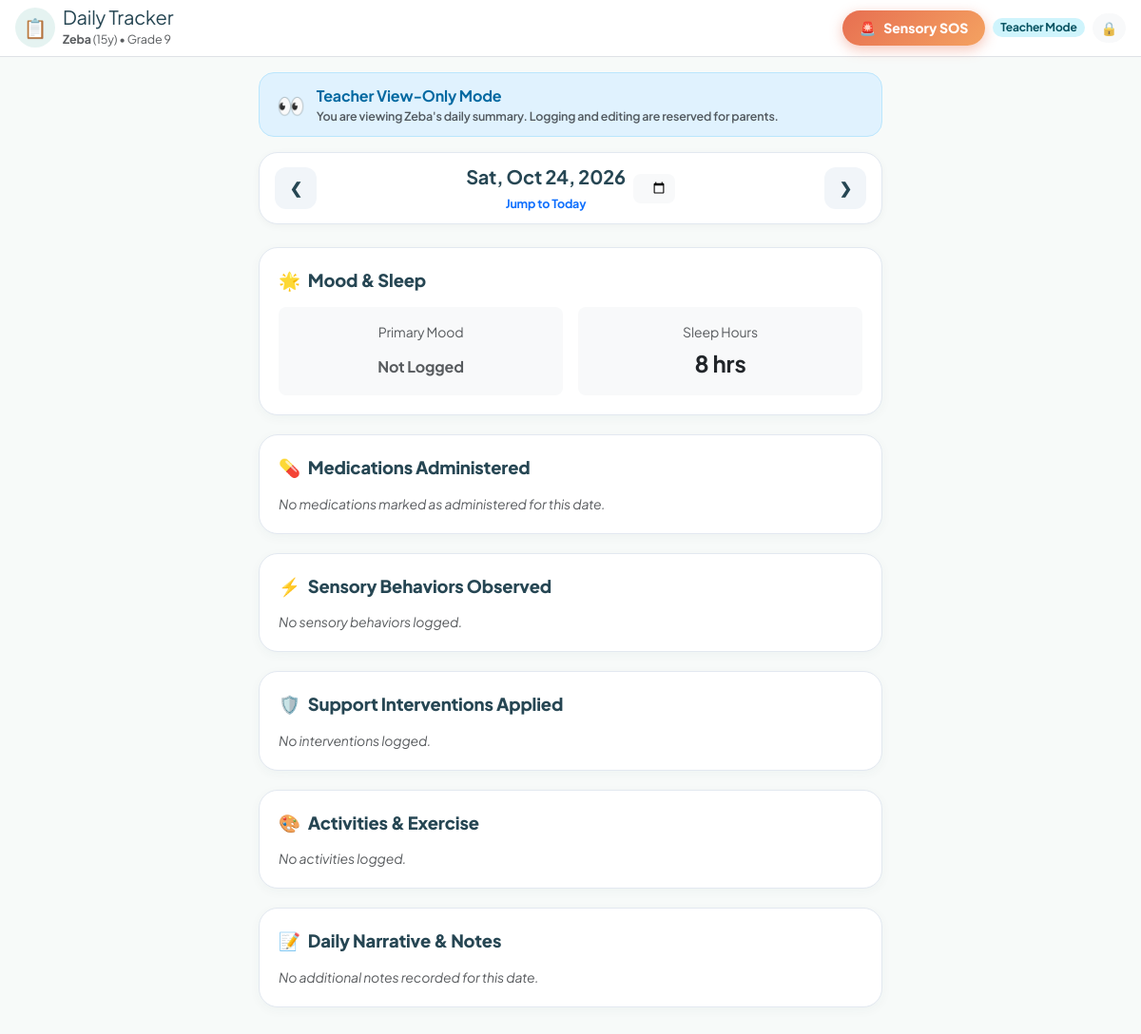
Screenshot of /index.php?date=2026-10-24 (signed in) with the database file from the repository.
### tables this page shows
CREATE TABLE IF NOT EXISTS `master_settings` (
  `id` INT AUTO_INCREMENT PRIMARY KEY,
  `z_name` VARCHAR(100) NOT NULL,
  `z_age` INT NOT NULL,
  `z_class` VARCHAR(100) NOT NULL,
  `z_school` VARCHAR(255) NOT NULL,
  `parent_email_1` VARCHAR(255) NULL,
  `parent_email_2` VARCHAR(255) NULL,
  `active_challenges` TEXT NULL,
  `diagnostic_summary` TEXT NULL
);

### config.php (called while the page is built, shortened)
<?php
function get_master_settings(PDO $pdo) {
    $stmt = $pdo->query("SELECT * FROM master_settings ORDER BY id ASC LIMIT 1");
    $settings = $stmt->fetch();
    $settings['parent_email_1'] = $settings['parent_email_1'] ?? '';
    $settings['parent_email_2'] = $settings['parent_email_2'] ?? '';
    $settings['diagnostic_summary'] = $settings['diagnostic_summary'] ?? '';
    if (isset($settings['active_challenges']) && is_string($settings['active_challenges']) && trim($settings['active_challenges']) !== '') {
        $decoded = json_decode($settings['active_challenges'], true);
        $settings['active_challenges'] = is_array($decoded) ? $decoded : [];
    } else {
        $settings['active_challenges'] = is_array($settings['active_challenges'] ?? null) ? $settings['active_challenges'] : [];
    }
    return $settings;
}

### auth.php (called while the page is built, shortened)
<?php
require_once __DIR__ . '/config.php';
function is_logged_in() {
    return !empty($_SESSION['user_id']) && !empty($_SESSION['role']);
}
function is_parent() {
    return is_logged_in() && $_SESSION['role'] === 'parent';
}
function is_teacher() {
    return is_logged_in() && $_SESSION['role'] === 'teacher';
}
        ?>

### index.php (the view, shortened to what this page needs)
<?php
require_once __DIR__ . '/config.php';
require_once __DIR__ . '/auth.php';
$pdo = get_db_connection();
$settings = get_master_settings($pdo);
$selectedDate = $_GET['date'] ?? date('Y-m-d');
$dateObj = DateTime::createFromFormat('Y-m-d', $selectedDate);
$prevDate = (clone $dateObj)->modify('-1 day')->format('Y-m-d');
$nextDate = (clone $dateObj)->modify('+1 day')->format('Y-m-d');
$isToday = ($selectedDate === date('Y-m-d'));
$displayDate = $dateObj->format('D, M j, Y');
$logStmt = $pdo->prepare("SELECT * FROM z_logs WHERE log_date = ?");
$logStmt->execute([$selectedDate]);
$currentLog = $logStmt->fetch() ?: [];
$selectedMood = $currentLog['overall_mood'] ?? '';
$savedSleep = isset($currentLog['sleep_hours']) ? floatval($currentLog['sleep_hours']) : 8.0;
$savedMeds = !empty($currentLog['medications_json']) ? (json_decode($currentLog['medications_json'], true) ?: []) : [];
$savedBehaviors = !empty($currentLog['sensory_behavior_json']) ? (json_decode($currentLog['sensory_behavior_json'], true) ?: []) : [];
$savedInterventions = !empty($currentLog['interventions_json']) ? (json_decode($currentLog['interventions_json'], true) ?: []) : [];
$savedActivities = !empty($currentLog['activities_json']) ? (json_decode($currentLog['activities_json'], true) ?: []) : [];
$savedNotes = $currentLog['notes'] ?? '';
require_once __DIR__ . '/header.php';
?>
<main class="container py-3" style="max-width: 680px;">
    <?php if (is_teacher()): ?>
        <div class="teacher-banner mb-3 shadow-xs">
            <span class="fs-4">👀</span>
            <div>
                <div class="fw-bold">Teacher View-Only Mode</div>
                <div class="x-small text-muted">You are viewing <?= htmlspecialchars(!empty($settings['z_name']) ? $settings['z_name'] : 'the student') ?>'s daily summary. Logging and editing are reserved for parents.</div>
            </div>
        </div>
    <?php endif; ?>
    <div class="date-nav-card d-flex align-items-center justify-content-between mb-4">
        <a href="index.php?date=<?= $prevDate ?>" class="nav-arrow-btn text-decoration-none" title="Previous Day">
            ❮
        </a>
        <div class="text-center d-flex align-items-center gap-2">
            <div>
                <div class="fw-bold fs-5 text-slate"><?= $displayDate ?></div>
                <?php if ($isToday): ?>
                    <span class="badge bg-success-subtle text-success-emphasis rounded-pill px-2 py-0 x-small fw-bold">Today</span>
                <?php else: ?>
                    <a href="index.php?date=<?= date('Y-m-d') ?>" class="text-decoration-none x-small fw-bold text-primary">Jump to Today</a>
                <?php endif; ?>
            </div>
            <input type="date" id="calendarPicker" class="form-control form-control-sm border-0 bg-light rounded-3 px-2 py-1"
                   value="<?= $selectedDate ?>"
                   style="width: 44px; cursor: pointer; text-indent: -9999px;"
                   onchange="window.location.href='index.php?date=' + this.value;" title="Choose Date">
        </div>
        <a href="index.php?date=<?= $nextDate ?>" class="nav-arrow-btn text-decoration-none" title="Next Day">
            ❯
        </a>
    </div>
    <?php if (is_teacher()): ?>
        <div class="teacher-summary-container">
            <div class="tracker-section-card">
                <div class="section-title">
                    <span>🌟</span> Mood & Sleep
                </div>
                <div class="row g-3">
                    <div class="col-6">
                        <div class="p-3 bg-light rounded-3 text-center">
                            <div class="text-muted small">Primary Mood</div>
                            <div class="fs-4 fw-bold text-primary mt-1">
                                <?= !empty($selectedMood) ? htmlspecialchars($selectedMood) : '<span class="text-muted fs-6">Not Logged</span>' ?>
                            </div>
                        </div>
                    </div>
                    <div class="col-6">
                        <div class="p-3 bg-light rounded-3 text-center">
                            <div class="text-muted small">Sleep Hours</div>
                            <div class="fs-4 fw-bold text-dark mt-1">
                                <?= $savedSleep > 0 ? htmlspecialchars($savedSleep) . ' hrs' : '<span class="text-muted fs-6">Not Logged</span>' ?>
                            </div>
                        </div>
                    </div>
                </div>
            </div>
            <div class="tracker-section-card">
                <div class="section-title">
                    <span>💊</span> Medications Administered
                </div>
                <?php if (!empty($savedMeds)): ?>
                    <div class="d-flex flex-wrap gap-2">
                        <?php foreach ($savedMeds as $med): ?>
                            <span class="badge bg-success-subtle text-success-emphasis border border-success-subtle p-2 fs-6 rounded-3">
                                ✓ <?= htmlspecialchars($med) ?>
                            </span>
                        <?php endforeach; ?>
                    </div>
                <?php else: ?>
                    <p class="text-muted mb-0 small fst-italic">No medications marked as administered for this date.</p>
                <?php endif; ?>
            </div>
            <div class="tracker-section-card">
                <div class="section-title">
                    <span>⚡</span> Sensory Behaviors Observed
                </div>
                <?php if (!empty($savedBehaviors)): ?>
                    <div class="d-flex flex-wrap gap-2">
                        <?php foreach ($savedBehaviors as $b): ?>
                            <span class="badge bg-warning-subtle text-warning-emphasis border border-warning-subtle p-2 rounded-3">
                                <?= htmlspecialchars($b) ?>
                            </span>
                        <?php endforeach; ?>
                    </div>
                <?php else: ?>
                    <p class="text-muted mb-0 small fst-italic">No sensory behaviors logged.</p>
                <?php endif; ?>
            </div>
            <div class="tracker-section-card">
                <div class="section-title">
                    <span>🛡️</span> Support Interventions Applied
                </div>
                <?php if (!empty($savedInterventions)): ?>
                    <div class="d-flex flex-wrap gap-2">
                        <?php foreach ($savedInterventions as $i): ?>
                            <span class="badge bg-info-subtle text-info-emphasis border border-info-subtle p-2 rounded-3">
                                ✓ <?= htmlspecialchars($i) ?>
                            </span>
                        <?php endforeach; ?>
                    </div>
                <?php else: ?>
                    <p class="text-muted mb-0 small fst-italic">No interventions logged.</p>
                <?php endif; ?>
            </div>
            <div class="tracker-section-card">
                <div class="section-title">
                    <span>🎨</span> Activities & Exercise
                </div>
                <?php if (!empty($savedActivities)): ?>
                    <div class="d-flex flex-wrap gap-2">
                        <?php foreach ($savedActivities as $a): ?>
                            <span class="badge bg-purple-subtle text-primary border p-2 rounded-3">
                                <?= htmlspecialchars($a) ?>
                            </span>
                        <?php endforeach; ?>
                    </div>
                <?php else: ?>
                    <p class="text-muted mb-0 small fst-italic">No activities logged.</p>
                <?php endif; ?>
            </div>
            <div class="tracker-section-card">
                <div class="section-title">
                    <span>📝</span> Daily Narrative & Notes
                </div>
                <?php if (!empty($savedNotes)): ?>
                    <div class="p-3 bg-light rounded-3 text-secondary" style="white-space: pre-wrap; font-size: 0.95rem;">
                        <?= nl2br(htmlspecialchars($savedNotes)) ?>
                    </div>
                <?php else: ?>
                    <p class="text-muted mb-0 small fst-italic">No additional notes recorded for this date.</p>
                <?php endif; ?>
            </div>
        </div>
    <?php endif; ?>
</main>
</body>
</html>

### header.php (shortened to what this page needs)
<?php
require_once __DIR__ . '/config.php';
require_once __DIR__ . '/auth.php';
$pdo = get_db_connection();
$settings = get_master_settings($pdo);
?>
<!DOCTYPE html>
<html lang="en">
<head>
    <link href="https://cdn.jsdelivr.net/npm/bootstrap@5.3.3/dist/css/bootstrap.min.css" rel="stylesheet">
    <link rel="stylesheet" href="assets/css/style.css">
</head>
<body class="bg-warm-light">
<header class="navbar navbar-expand bg-white border-bottom sticky-top py-2 px-3 shadow-xs">
    <div class="container-fluid px-0 d-flex justify-content-between align-items-center">
        <div class="d-flex align-items-center gap-2">
            <a href="index.php" class="text-decoration-none">
                <div class="d-flex align-items-center gap-2">
                    <div class="bg-primary-soft rounded-circle p-2 d-flex align-items-center justify-content-center" style="width: 42px; height: 42px;">
                        <span class="fs-5">📋</span>
                    </div>
                    <div>
                        <div class="fw-800 text-slate lh-1 fs-5">Daily Tracker</div>
                        <div class="text-muted x-small mt-1">
                            <strong><?= htmlspecialchars($settings['z_name']) ?></strong> (<?= htmlspecialchars($settings['z_age']) ?>y) &bull; <?= htmlspecialchars($settings['z_class']) ?>
                        </div>
                    </div>
                </div>
            </a>
        </div>
        <div class="d-flex align-items-center gap-2">
            <button type="button" class="btn btn-sos btn-sm rounded-pill" data-bs-toggle="modal" data-bs-target="#sensorySosModal" title="Sensory SOS Protocol">
                <span>🚨</span>
                <span class="d-none d-sm-inline">Sensory SOS</span>
            </button>
            <?php if (is_parent()): ?>
                <a href="admin.php" class="btn btn-outline-secondary btn-sm rounded-pill px-3 py-1 fw-bold" title="Admin Settings">
                    ⚙️ <span class="d-none d-md-inline">Admin</span>
                </a>
            <?php else: ?>
                <span class="badge bg-info-subtle text-info-emphasis rounded-pill px-2 py-1 small">
                    Teacher Mode
                </span>
            <?php endif; ?>
            <a href="auth.php?action=logout" class="btn btn-light btn-sm rounded-pill px-2 py-1 text-muted" title="Lock App">
                🔒
            </a>
        </div>
    </div>
</header>

### assets/css/style.css (style rules this page uses)
:root { --primary-color: #2a9d8f; --primary-hover: #21867a; --primary-soft: rgba(42, 157, 143, 0.12); --secondary-color: #e76f51; --secondary-hover: #d25a3c; --accent-sun: #f4a261; --accent-navy: #264653; --bg-warm: #f7faf9; --card-bg: #ffffff; --text-main: #2b3a42; --text-muted: #6c757d; --border-color: #e2e8f0; --touch-target: 48px; }
body { font-family: 'Plus Jakarta Sans', system-ui, -apple-system, BlinkMacSystemFont, "Segoe UI", Roboto, sans-serif; background-color: var(--bg-warm); color: var(--text-main); -webkit-font-smoothing: antialiased; letter-spacing: -0.01em; }
.text-slate { color: var(--accent-navy); }
.bg-warm-light { background-color: var(--bg-warm); }
.bg-primary-soft { background-color: var(--primary-soft); color: var(--primary-color); }
.x-small { font-size: 0.78rem; }
.btn-sos { background: linear-gradient(135deg, #e76f51, #f4a261); color: #ffffff; font-weight: 800; border: none; border-radius: 50px; padding: 8px 18px; box-shadow: 0 4px 14px rgba(231, 111, 81, 0.4); display: inline-flex; align-items: center; gap: 8px; animation: sosPulse 2.5s infinite; }
.date-nav-card { background: #ffffff; border: 1px solid var(--border-color); border-radius: 20px; padding: 10px 16px; box-shadow: 0 2px 8px rgba(0, 0, 0, 0.04); }
.nav-arrow-btn { width: 44px; height: 44px; border-radius: 12px; background: #f1f5f9; border: none; color: var(--accent-navy); font-weight: bold; display: flex; align-items: center; justify-content: center; transition: background 0.15s ease; }
.tracker-section-card { background: #ffffff; border: 1px solid var(--border-color); border-radius: 20px; padding: 20px; margin-bottom: 20px; box-shadow: 0 3px 12px rgba(38, 70, 83, 0.04); transition: transform 0.2s ease, box-shadow 0.2s ease; }
.section-title { font-size: 1.15rem; font-weight: 800; color: var(--accent-navy); display: flex; align-items: center; gap: 8px; margin-bottom: 14px; }
.teacher-banner { background: #e0f2fe; border: 1px solid #bae6fd; color: #0369a1; border-radius: 16px; padding: 12px 18px; display: flex; align-items: center; gap: 12px; font-weight: 600; }

### rows the page displays
master_settings: z_name "Zeba", z_age "15", z_class "Grade 9"

### other values shown
$displayDate "Sat, Oct 24, 2026"
$savedSleep "8"
